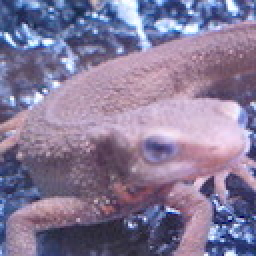
//> input picture opencv/opencv_100/questions/30/imori.jpg, 128 x 128 px (shown 2 times larger)
$ ./main   (built with g++ and OpenCV 4)
//> lines starting //> are read from the running program, lines starting //| are printed output that depends on the picture
/**
 * @file main.cpp
 * @author cc
 * @brief OpenCV 100Wen: 30 Afine Transformations-rotation
 * @date 2021-01-18
 */
#include <cmath>
#include <iostream>
#include <opencv2/core.hpp>
#include <opencv2/core/base.hpp>
#include <opencv2/core/cvdef.h>
#include <opencv2/core/cvstd_wrapper.hpp>
#include <opencv2/core/hal/interface.h>
#include <opencv2/core/matx.hpp>
#include <opencv2/core/saturate.hpp>
#include <opencv2/core/types.hpp>
#include <opencv2/highgui.hpp>
#include <opencv2/imgcodecs.hpp>
#include <opencv2/imgproc.hpp>
#include <opencv2/opencv.hpp>
using std::cout, std::endl;
using namespace cv;

/**
 * @brief make affine transformation
 *
 * @param src
 * @param dst
 * @param a
 * @param b
 * @param c
 * @param d
 * @param tx
 * @param ty
 */
void affine(const cv::Mat &src, cv::Mat &dst, double a, double b, double c, double d, double tx, double ty)
{
    // get height and width
    int width = src.cols;
    int height = src.rows;
    int channel = src.channels();

    // get detriment
    double det = a * d - b * c;

    // Resize width and height
    int resized_width = (int)(width * a);
    int resized_height = (int)(height * d);

    // other parameters
    int x_before, y_before;
    double dx, dy, wx, wy, w_sum;
    double val;
    int _x, _y;

    dst = cv::Mat::zeros(resized_height, resized_width, CV_8UC3);
    auto src_ptr = src.ptr<const Vec3b>();
    auto dst_ptr = dst.ptr<Vec3b>();

    // Affine transformation
    // traverse new image because src not correspond uniquely
    for (int i = 0; i < resized_height; i++)
    {
        for (int j = 0; j < resized_width; j++)
        {

            // get original position x
            x_before = (int)((d * j - b * i) / det - tx);

            if ((x_before < 0) || (x_before >= width)) { continue; }

            // get original position y
            y_before = (int)((-c * j + a * i) / det - ty);

            if ((y_before < 0) || (y_before >= height)) { continue; }

            // assign pixel to new position
            for (int c = 0; c < channel; c++)
            {
                dst_ptr[i * dst.cols + j][c] = src_ptr[y_before * src.cols + x_before][c];
            }
        }
    }
}

/**
 * @brief rotate images
 *
 * @param src
 * @param dst
 * @param a angle to rotate
 */
void af_rotate(const cv::Mat &src, cv::Mat &dst, double a)
{
    a = a / 180. * M_PI;
    cv::Point2d mid((double)src.rows / 2, (double)src.cols / 2);
    cv::Point2d mid_new(mid.x * cos(a) - mid.y * sin(a), mid.x * sin(a) + mid.y * cos(a));
    cv::Point2d offset = mid - mid_new;
    cout << offset.x << ',' << offset.y << endl;
    affine(src, dst, cos(a), -sin(a), sin(a), cos(a), 0, 0);
}

int main()
{
    Mat in = imread("imori.jpg");
//> in is the input picture: 128 rows x 128 cols, CV_8UC3; mean B, G, R 152.8, 121.8, 134.1
    Mat out;
    af_rotate(in, out, 30);
//| 40.5744,-23.4256
//> the loop in affine, `for (int i = 0; i < resized_height; i++)` made 110 passes
//> (x_before, y_before) on passes 1 to 12: (94, -54), (94, -53), (95, -52), (95, -51), (96, -51), (96, -50), (97, -49), (97, -48), (98, -47), (98, -46), (99, -45), (99, -44)
//> after the loop in affine, `for (int i = 0; i < resized_height; i++)`:
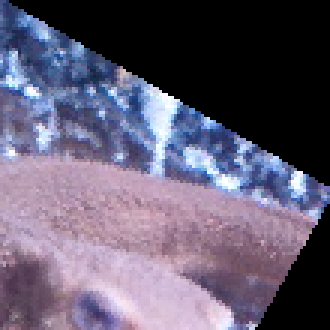
//> dst: 110 rows x 110 cols, CV_8UC3 (shown 3 times larger); mean B, G, R 112.9, 91.1, 98.4
//> after the loop in affine, `for (int i = 0; i < resized_height; i++)`: x_before = 148; y_before = 52
    imshow("affine-scale", out);
    imshow("origin", in);
    imwrite("answers/affine_scale.jpg", out);
    while (waitKey(0) != 27) {}
//> the Esc key is pressed
    destroyAllWindows();
}
